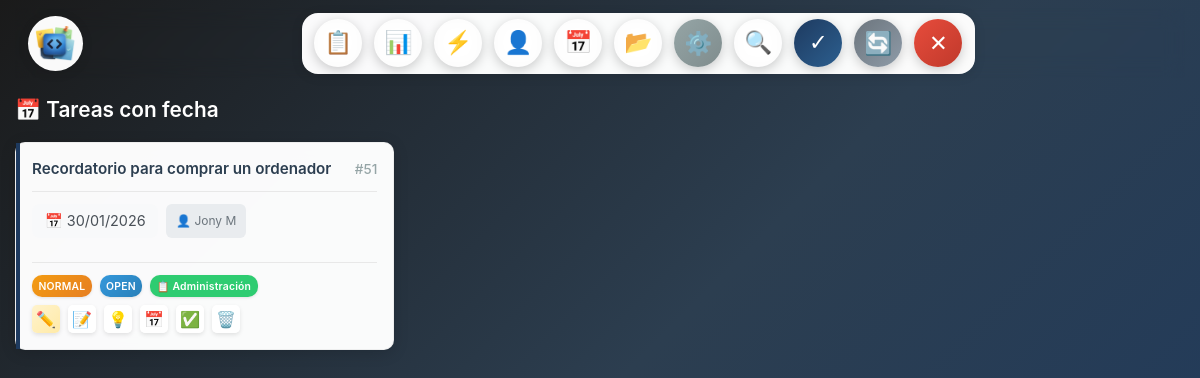
/admin/tasks?user_id=7207921246 (signed in), run on the app's committed database.
### tables this page shows
CREATE TABLE "tasks" (
                            id INTEGER PRIMARY KEY AUTOINCREMENT,
                            user_id INTEGER NOT NULL,
                            user_name TEXT,
                            title TEXT NOT NULL,
                            description TEXT,
                            status TEXT DEFAULT 'open' CHECK(status IN ('open', 'completed', 'cancelled', 'pending_approval')),
                            priority TEXT DEFAULT 'normal' CHECK(priority IN ('low', 'normal', 'high', 'urgent')),
                            task_date TIMESTAMP,
                            created_at TIMESTAMP DEFAULT CURRENT_TIMESTAMP,
                            updated_at TIMESTAMP DEFAULT CURRENT_TIMESTAMP,
                            client_id INTEGER,
                            client_name_raw TEXT,
                            category TEXT,
                            google_event_id TEXT,
                            google_event_link TEXT,
                            ampliacion TEXT,
                            ampliacion_user TEXT,
                            solution TEXT,
                            solution_user TEXT,
                            FOREIGN KEY (client_id) REFERENCES clients(id) ON DELETE SET NULL
                        );

CREATE TABLE categories (
                id INTEGER PRIMARY KEY AUTOINCREMENT,
                name TEXT NOT NULL UNIQUE,
                icon TEXT NOT NULL,
                color TEXT NOT NULL DEFAULT '#3498db',
                display_name TEXT,
                created_at TIMESTAMP DEFAULT CURRENT_TIMESTAMP,
                updated_at TIMESTAMP DEFAULT CURRENT_TIMESTAMP
            );

### app.py (the view, shortened to what this page needs)
@app.route('/admin/tasks')
@login_required
def tasks():
    from datetime import datetime
    current_user = get_current_user()
    if not current_user:
        return redirect(url_for('login'))
    status = request.args.get('status', 'open')  # Por defecto mostrar tareas abiertas
    priority = request.args.get('priority', 'all')
    category = request.args.get('category', 'all')
    user_id = request.args.get('user_id', type=int)
    task_date = request.args.get('task_date', '')
    view_mode = request.args.get('view_mode', 'list')
    search_query_raw = request.args.get('search', '').strip()
    search_query = search_query_raw.lower()
    week_offset = request.args.get('week_offset', type=int, default=0)  # Offset de semanas (0 = semana actual)
    db = database.db
    tasks_list = db.get_tasks()
    if current_user.get('is_master'):
        categories_list = db.get_all_categories()  # Master ve todas las categorías
    else:
        allowed_category_names = db.get_user_categories(current_user['id'])
        all_categories = db.get_all_categories()
        categories_list = [cat for cat in all_categories if cat.get('name') in allowed_category_names]
    if not current_user.get('is_master'):
        allowed_categories = db.get_user_categories(current_user['id'])
        tasks_list = [t for t in tasks_list if not t.get('category') or t.get('category') in allowed_categories]
    if status != 'all':
        tasks_list = [t for t in tasks_list if t['status'] == status]
    if priority != 'all':
        tasks_list = [t for t in tasks_list if t['priority'] == priority]
    if category != 'all':
        tasks_list = [t for t in tasks_list if t.get('category') == category]
    if user_id:
        tasks_list = [t for t in tasks_list if t['user_id'] == user_id]
    clients = db.get_all_clients()
    users = {}
    for task in tasks_list:
        user_id = task['user_id']
        if user_id not in users:
            users[user_id] = task.get('user_name', f'Usuario {user_id}')
    if not status or status == '':
        status = 'open'
    tasks_with_date = []
    tasks_without_date = []
    for task in tasks_list:
        if task.get('task_date'):
            tasks_with_date.append(task)
        else:
            tasks_without_date.append(task)
    tasks_with_date.sort(key=lambda x: x.get('task_date', '') or '', reverse=True)
    for task in tasks_with_date:
        task['images'] = db.get_task_images(task['id'])
    for task in tasks_without_date:
        task['images'] = db.get_task_images(task['id'])
    tasks_by_weekday = {}
    week_dates = {}  # Fechas exactas de cada día de la semana
    return render_template(
        'tasks.html',
        tasks_with_date=tasks_with_date,
        tasks_without_date=tasks_without_date,
        tasks_by_weekday=tasks_by_weekday,
        week_dates=week_dates,
        week_offset=week_offset,
        clients=clients,
        users=users,
        current_status=status,
        current_priority=priority,
        current_category=category,
        current_user_id=user_id,
        current_task_date=task_date,
        current_search=search_query_raw,
        view_mode=view_mode,
        categories=categories_list
    )

### templates/tasks.html (shortened to what this page needs)
{% extends "base.html" %}
{% block content %}
<div class="filters">
    <form method="GET" action="{{ url_for('tasks') }}" id="filterForm" class="filter-form">
        <div class="logo-container">
            <img src="{{ url_for('static', filename='logoagenda.png') }}" alt="Logo" class="logo-img">
        </div>
        <div class="dock-container">
            <div class="dock-item" data-filter="view_mode">
              <button type="button" class="dock-button" onclick="toggleDockMenu(this)" title="Vista">
                <span class="dock-icon">📋</span>
              </button>
            </div>
            <div class="dock-item" data-filter="status">
              <button type="button" class="dock-button" onclick="toggleDockMenu(this)" title="Estado">
                <span class="dock-icon">📊</span>
              </button>
            </div>
            <div class="dock-item" data-filter="priority">
              <button type="button" class="dock-button" onclick="toggleDockMenu(this)" title="Prioridad">
                <span class="dock-icon">⚡</span>
              </button>
            </div>
            <div class="dock-item" data-filter="user_id">
              <button type="button" class="dock-button" onclick="toggleDockMenu(this)" title="Usuario">
                <span class="dock-icon">👤</span>
              </button>
            </div>
            <div class="dock-item" data-filter="task_date">
              <button type="button" class="dock-button" onclick="toggleDockMenu(this)" title="Fecha">
                <span class="dock-icon">📅</span>
              </button>
            </div>
            <div class="dock-item" data-filter="category">
              <button type="button" class="dock-button" onclick="toggleDockMenu(this)" title="Categoría">
                <span class="dock-icon">📂</span>
              </button>
            </div>
            <div class="dock-item dock-action">
              <a href="{{ url_for('categories') }}" class="dock-button dock-button-settings" title="Editar categorías">
                <span class="dock-icon">⚙️</span>
              </a>
            </div>
            <div class="dock-item" data-filter="search">
              <button type="button" class="dock-button" onclick="toggleDockMenu(this)" title="Buscar">
                <span class="dock-icon">🔍</span>
              </button>
            </div>
            <div class="dock-item dock-action">
              <button type="submit" class="dock-button dock-button-primary" title="Filtrar">
                <span class="dock-icon">✓</span>
              </button>
            </div>
            <div class="dock-item dock-action">
              <a href="{{ url_for('tasks') }}" class="dock-button dock-button-secondary" title="Limpiar">
                <span class="dock-icon">🔄</span>
              </a>
            </div>
            <div class="dock-item dock-action">
              <a href="{{ url_for('logout') }}" class="dock-button dock-button-danger" title="Cerrar sesión">
                <span class="dock-icon">✕</span>
              </a>
            </div>
          </div>
    </form>
</div>
<div class="tasks-list">
    {% if view_mode == 'calendar' %}
    <div class="calendar-view">
        <div class="weekly-calendar">
            <button type="button" class="calendar-arrow calendar-arrow-left" onclick="navegarSemana({{ week_offset - 1 }})" title="Semana anterior">
                ←
            </button>
            {% set week_days = [
                ('Lunes', 'Monday'),
                ('Martes', 'Tuesday'),
                ('Miércoles', 'Wednesday'),
                ('Jueves', 'Thursday'),
                ('Viernes', 'Friday'),
                ('Sábado', 'Saturday'),
                ('Domingo', 'Sunday')
            ] %}
            {% for day_name, day_key in week_days %}
            <div class="calendar-day {% if day_key == 'Saturday' or day_key == 'Sunday' %}calendar-day-weekend{% endif %}"
                 data-day-key="{{ day_key }}"
                 {% if week_dates and week_dates.get(day_key) %}data-day-date="{{ week_dates[day_key].strftime('%Y-%m-%d') }}"{% endif %}>
                <div class="calendar-day-header">
                    <h4>{{ day_name }}</h4>
                    {% if week_dates and week_dates.get(day_key) %}
                        <div class="calendar-day-date">{{ week_dates[day_key].strftime('%d/%m/%Y') }}</div>
                    {% endif %}
                </div>
                <div class="calendar-day-tasks">
                    {% if tasks_by_weekday and tasks_by_weekday.get(day_key) %}
                        {% for task in tasks_by_weekday[day_key] %}
                            <div class="calendar-task-item" onclick="openEditTaskModal({{ task.id }})" title="Haz clic para editar">
                                <div class="calendar-task-title">{{ task.title }}</div>
                                {% if task.client_name_raw %}
                                <div class="calendar-task-client">{{ task.client_name_raw }}</div>
                                {% endif %}
                                <div class="calendar-task-meta">
                                    <span class="priority-badge priority-{{ task.priority }}">{{ task.priority }}</span>
                                    {% if task.category %}
                                    {% set category_obj = categories|selectattr('name', 'equalto', task.category)|first %}
                                    {% if category_obj %}
                                    <span class="category-badge category-{{ task.category }}" style="background: {{ category_obj.color }};">
                                        {{ category_obj.icon }} {{ category_obj.display_name or category_obj.name }}
                                    </span>
                                    {% else %}
                                    <span class="category-badge category-{{ task.category }}">{{ task.category }}</span>
                                    {% endif %}
                                    {% endif %}
                                </div>
                            </div>
                        {% endfor %}
                    {% endif %}
                </div>
            </div>
            {% endfor %}
            <button type="button" class="calendar-arrow calendar-arrow-right" onclick="navegarSemana({{ week_offset + 1 }})" title="Semana siguiente">
                →
            </button>
            {% if week_offset != 0 %}
            <button type="button" class="calendar-arrow calendar-arrow-center" onclick="navegarSemana(0)" title="Semana actual">
                📅
            </button>
            {% endif %}
        </div>
    </div>
    {% else %}
    {% if tasks_with_date %}
    <div class="with-date-section">
        <h3 style="color: white; margin-bottom: 1rem; font-size: 1.3rem; font-weight: 600;">📅 Tareas con fecha</h3>
        <div class="tasks-grid">
            {% for task in tasks_with_date %}
                {% include 'task_card.html' %}
            {% endfor %}
        </div>
    </div>
    {% endif %}
    {% endif %}
</div>
{% endblock %}

### templates/task_card.html (shortened to what this page needs)
<div class="task-card">
    <div class="task-card-header">
        <h3 class="task-card-title">{{ task.title }}</h3>
        <span class="task-card-id">#{{ task.id }}</span>
    </div>
    <div class="task-card-body">
        <div class="task-card-meta">
            {% if task.task_date %}
            <span class="task-card-date">
                📅 {{ task.task_date|format_date }}
            </span>
            {% else %}
            <span class="task-card-date" style="color: #6c757d; font-style: italic;">
                📅 Sin fecha
            </span>
            {% endif %}
            <span class="task-card-user">
                👤 {{ task.user_name or ('Usuario ' + task.user_id|string) }}
            </span>
        </div>
    </div>
    <div class="task-card-footer">
        <div class="task-card-actions">
            <div style="display: flex; gap: 0.5rem; flex-wrap: wrap; align-items: center;">
                <span class="priority-badge priority-{{ task.priority }}">
                    {{ task.priority }}
                </span>
                <span class="status-badge status-{{ task.status }}">
                    {{ task.status }}
                </span>
                {% if task.category %}
                {% set category_obj = categories|selectattr('name', 'equalto', task.category)|first %}
                {% if category_obj %}
                <span class="category-badge category-{{ task.category }}" style="background: {{ category_obj.color }};">
                    {{ category_obj.icon }} {{ category_obj.display_name or category_obj.name }}
                </span>
                {% else %}
                <span class="category-badge category-{{ task.category }}">{{ task.category }}</span>
                {% endif %}
                {% endif %}
            </div>
            <div class="action-buttons-row">
                <button type="button" class="btn-action-icon btn-edit-icon" onclick="openEditTaskModal({{ task.id }})" title="Editar tarea">
                    ✏️
                </button>
                <button type="button" class="btn-action-icon btn-ampliar-icon" data-task-id="{{ task.id }}" data-task-title="{{ task.title|e }}" onclick="openAmpliarModalFromButton(this)" title="Ampliar tarea">
                    📝
                </button>
                <button type="button" class="btn-action-icon btn-solution-icon" data-task-id="{{ task.id }}" data-task-title="{{ task.title|e }}" data-solution="{{ task.solution|tojson|e if task.solution else '' }}" onclick="openSolutionModalFromButton(this)" title="{% if task.solution %}Editar Solución{% else %}Añadir Solución{% endif %}">
                    💡
                </button>
                <button type="button" class="btn-action-icon btn-google-calendar-icon" onclick="return false;" title="Añadir a Google Calendar">
                    📅
                </button>
                {% if task.status == 'open' %}
                <form method="POST" action="{{ url_for('complete_task', task_id=task.id) }}" style="display: inline;" onsubmit="return true;">
                    <button type="submit" class="btn-action-icon btn-success-icon" title="Completar tarea">✅</button>
                </form>
                {% endif %}
                <form method="POST" action="{{ url_for('delete_task', task_id=task.id) }}" style="display: inline;" onsubmit="return confirm('¿Eliminar esta tarea?');">
                    <button type="submit" class="btn-action-icon btn-danger-icon" title="Eliminar tarea">🗑️</button>
                </form>
            </div>
        </div>
    </div>
</div>

### data on the page
tasks: title "Recordatorio para comprar un ordenador", id "51", task_date "30/01/2026", user_name "Jony M", priority "NORMAL", status "OPEN"
categories: icon "📋", display_name "Administración"
